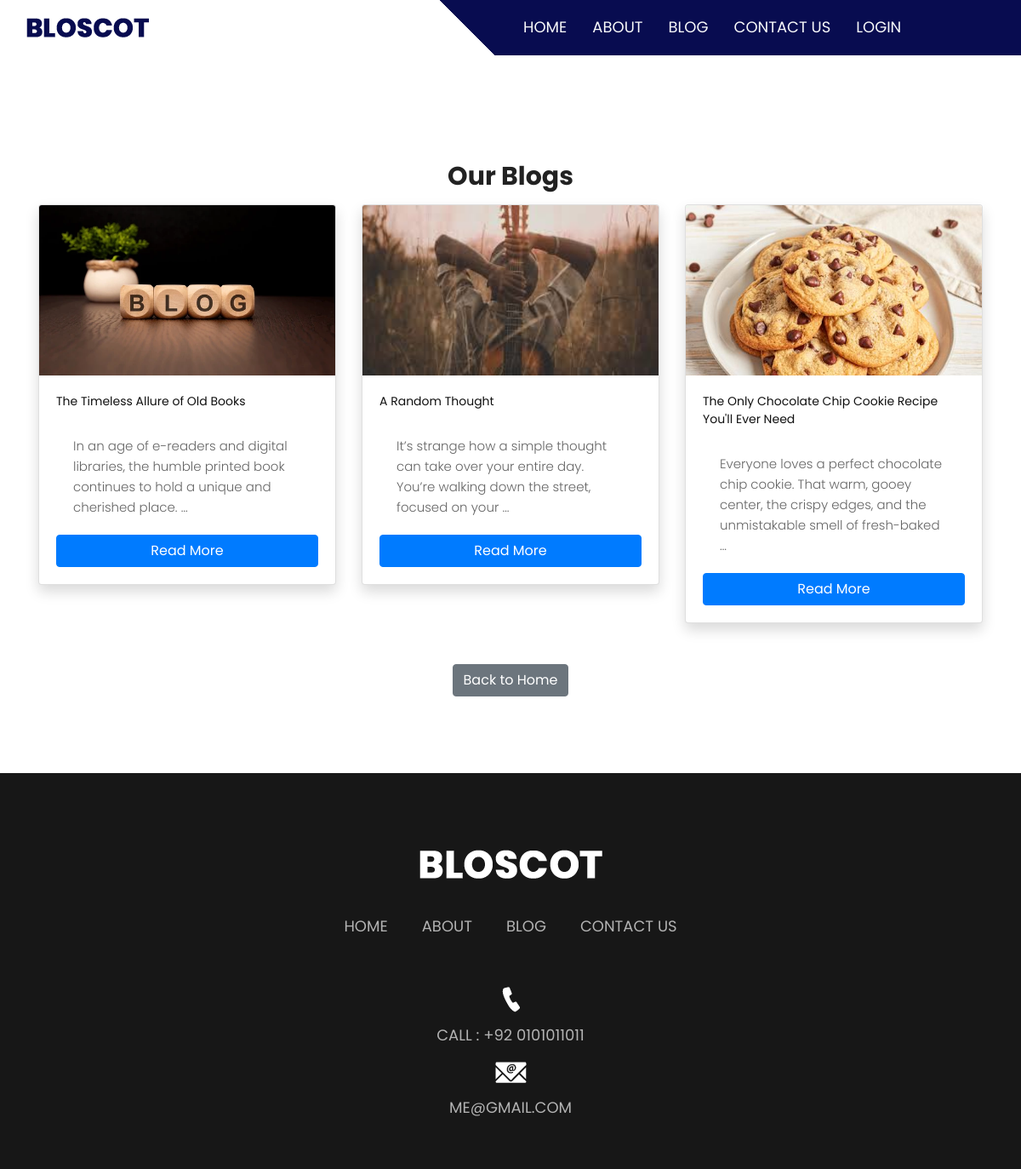
Screenshot of /blog/ with the database file from the repository.
### blog/models.py (models this page shows, shortened)
class Post(models.Model):
    STATUS_CHOICES = (
        ('draft', 'Draft'),
        ('published', 'Published'),
    )
    title = models.CharField(max_length=200)
    slug = models.SlugField(max_length=220, unique=True, blank=True)
    content = models.TextField()
    image = models.ImageField(upload_to='posts/', blank=True, null=True)
    author = models.ForeignKey(User, on_delete=models.SET_NULL, null=True, blank=True)
    status = models.CharField(max_length=10, choices=STATUS_CHOICES, default='draft')
    published_at = models.DateTimeField(blank=True, null=True)  # set on first publish
    created_at = models.DateTimeField(auto_now_add=True)
    updated_at = models.DateTimeField(auto_now=True)
    class Meta:
        ordering = ['-published_at', '-created_at']

### blog/views.py (the view)
# urls.py: path('blog/', views.post_list, name='blog'),            # Blog page
def post_list(request):
    posts = Post.objects.filter(status='published').order_by('-published_at')
    return render(request, 'blog.html', {'posts': posts})

### blog/templates/blog.html
{% extends "base.html" %}
{% load static %}
{% block content %}
   <div class="about_section layout_padding">
      <div class="container">
         <h1 class="about_taital text-center mb-8">Our Blogs</h1>
         <div class="row">
            {% for post in posts %}
            <div class="col-lg-4 col-md-6">
               <div class="card mb-4 shadow">
                  {% if post.image %}
                     <img src="{{ post.image.url }}" class="card-img-top" style="height:200px;object-fit:cover;" alt="{{ post.title }}">
                  {% else %}
                     <img src="{% static 'images/default.jpg' %}" class="card-img-top" alt="No image">
                  {% endif %}
                  <div class="card-body">
                     <h5 class="card-title">{{ post.title }}</h5>
                     <p class="card-text">{{ post.content|truncatewords:20 }}</p>
                     <a href="{% url 'post_detail' post.slug %}" class="btn btn-primary btn-block">Read More</a>
                  </div>
               </div>
            </div>
            {% empty %}
            <p class="text-center">No blog posts yet.</p>
            {% endfor %}
         </div>
         <div class="text-center mt-4">
            <a href="{% url 'home' %}" class="btn btn-secondary">Back to Home</a>
         </div>
      </div>
   </div>
{% endblock %}

### blog/templates/base.html (shortened to what this page needs)
{% load static %}
<!DOCTYPE html>
<html lang="en">
   <head>
      <link rel="stylesheet" href="{% static 'css/bootstrap.min.css' %}">
      <link rel="stylesheet" href="{% static 'css/style.css' %}">
      <link rel="stylesheet" href="{% static 'css/responsive.css' %}">
      <link rel="stylesheet" href="{% static 'css/jquery.mCustomScrollbar.min.css' %}">
      <link rel="stylesheet" href="{% static 'css/owl.carousel.min.css' %}">
      <link rel="stylesheet" href="{% static 'css/owl.theme.default.min.css' %}">
      <link rel="stylesheet" href="https://netdna.bootstrapcdn.com/font-awesome/4.0.3/css/font-awesome.css">
      <link rel="stylesheet" href="https://cdnjs.cloudflare.com/ajax/libs/fancybox/2.1.5/jquery.fancybox.min.css">
   </head>
   <body>
      <div class="header_section">
         <div class="container-fluid header_main">
            <nav class="navbar navbar-expand-lg navbar-light bg-light">
               <a class="logo" href="{% url 'home' %}">
                  <img src="{% static 'images/logo.png' %}" alt="Logo">
               </a>
               <div class="collapse navbar-collapse" id="navbarSupportedContent">
                  <ul class="navbar-nav mr-auto">
                     <li class="nav-item"><a class="nav-link" href="{% url 'home' %}">Home</a></li>
                     <li class="nav-item"><a class="nav-link" href="{% url 'about' %}">About</a></li>
                     <li class="nav-item"><a class="nav-link" href="{% url 'blog' %}">Blog</a></li>
                     <li class="nav-item"><a class="nav-link" href="{% url 'contact' %}">Contact Us</a></li>
                     <li class="nav-item"><a class="nav-link" href="{% url 'login' %}">Login</a></li>
                  </ul>
               </div>
            </nav>
         </div>
      </div>
      <main>
         {% block content %}{% endblock %}
      </main>
      <div class="footer_section layout_padding margin_top_90">
         <div class="container">
            <div class="footer_logo">
               <a href="{% url 'home' %}">
                  <img src="{% static 'images/footer-logo.png' %}" alt="Footer Logo">
               </a>
            </div>
            <div class="footer_menu">
               <ul>
                  <li><a href="{% url 'home' %}">Home</a></li>
                  <li><a href="{% url 'about' %}">About</a></li>
                  <li><a href="{% url 'blog' %}">Blog</a></li>
                  <li><a href="{% url 'contact' %}">Contact Us</a></li>
               </ul>
            </div>
            <div class="contact_menu">
               <ul>
                  <li><a href="#"><img src="{% static 'images/call-icon.png' %}"></a></li>
                  <li><a href="#">Call : +92 0101011011</a></li>
                  <li><a href="#"><img src="{% static 'images/mail-icon.png' %}"></a></li>
                  <li><a href="#">me@gmail.com</a></li>
               </ul>
            </div>
         </div>
      </div>
   </body>
</html>

### blog/static/css/style.css (style rules this page uses)
* { box-sizing: border-box !important; transition: ease all 0.5s; }
html { scroll-behavior: smooth; }
body { color: #666666; font-size: 14px; font-family: Poppins; line-height: 1.80857; font-weight: normal; overflow-x: hidden; }
a { color: #1f1f1f; text-decoration: none !important; outline: none !important; -webkit-transition: all .3s ease-in-out; -moz-transition: all .3s ease-in-out; -ms-transition: all .3s ease-in-out; -o-transition: all .3s ease-in-out; transition: all .3s ease-in-out; }
h1, h2, h3, h4, h5, h6 { letter-spacing: 0; font-weight: normal; position: relative; padding: 0 0 10px 0; font-weight: normal; line-height: normal; color: #111111; margin: 0 }
h1 { font-size: 24px }
h5 { font-size: 14px }
*, *::after, *::before { -webkit-box-sizing: border-box; -moz-box-sizing: border-box; box-sizing: border-box; }
ul, li, ol { margin: 0px; padding: 0px; list-style: none; }
p { margin: 20px; font-weight: 300; font-size: 15px; line-height: 24px; }
a { color: #222222; text-decoration: none; outline: none !important; }
a, .btn { text-decoration: none !important; outline: none !important; -webkit-transition: all .3s ease-in-out; -moz-transition: all .3s ease-in-out; -ms-transition: all .3s ease-in-out; -o-transition: all .3s ease-in-out; transition: all .3s ease-in-out; }
img { max-width: 100%; height: auto; }
.layout_padding { padding-top: 90px; padding-bottom: 0px; }
.bg-light { background-color: transparent!important; }
.header_section { background-image: url(../images/banner-bg.png); height: auto; background-size: 100%; width: 100%; float: left; height: auto; background-size: 100%; background-repeat: no-repeat; }
.header_main { background: linear-gradient(45deg, transparent 46%, #080c50 46%); }
.logo { width: 50%; float: left; }
.navbar-expand-lg .navbar-nav .nav-link { padding-right: 15px; padding-left: 15px; font-size: 18px; color: #f8f9fa; text-transform: uppercase; }
.about_section { width: 100%; float: left; padding-top: 90px; }
.about_taital { width: 100%; float: left; font-size: 30px; color: #222222; font-weight: bold; padding-top: 30px; }
.footer_section { width: 100%; float: left; background-color: #171717 !important; height: auto; padding-bottom: 50px; }
.footer_logo { width: 100%; float: left; text-align: center; }
.footer_menu { width: 100%; float: left; text-align: center; padding-top: 40px; }
.footer_menu ul { margin: 0px; padding: 0px; display: inline-block; text-align: center; }
.footer_menu li { float: left; font-size: 18px; color: #b3b3b3; padding: 0px 20px; text-transform: uppercase; }
.footer_menu li a { color: #b3b3b3; }
.contact_menu { width: 100%; float: left; text-align: center; padding-top: 40px; }
.contact_menu ul { margin: 0px; padding: 0px; display: inline-block; text-align: center; }
.contact_menu li { float: initial; font-size: 18px; color: #b3b3b3; padding: 5px 20px; text-transform: uppercase; text-align: center; }
.contact_menu li a { color: #b3b3b3; }
.margin_top_90 { margin-top: 90px; }

### rows the page displays
Post: image (picture), title "The Timeless Allure of Old Books", content "In an age of e-readers and digital libraries, the humble printed book continues to hold a unique and cherished place. …"
Post: image (picture), title "A Random Thought", content "It’s strange how a simple thought can take over your entire day. You’re walking down the street, focused on your …"
Post: image (picture), title "The Only Chocolate Chip Cookie Recipe You'll Ever Need", content "Everyone loves a perfect chocolate chip cookie. That warm, gooey center, the crispy edges, and the unmistakable smell of fresh-baked …"
